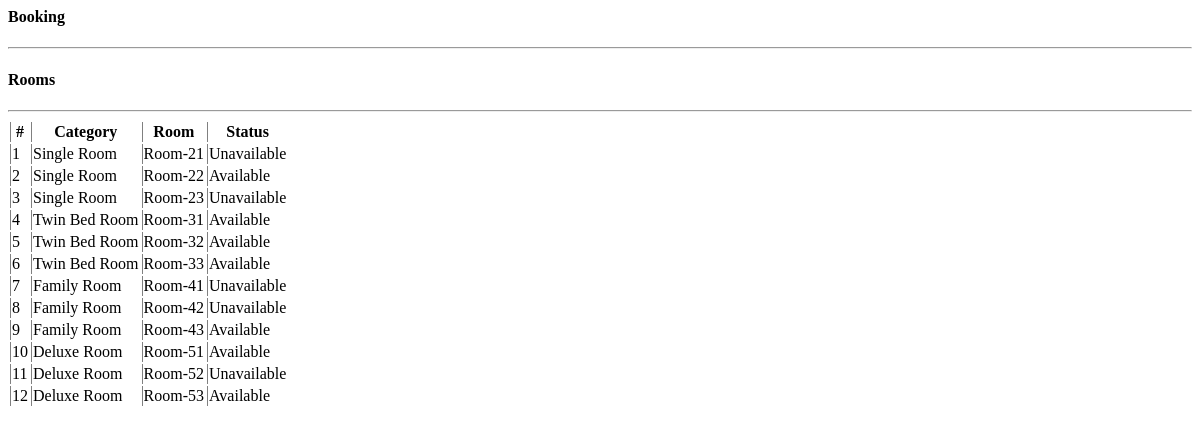
Page /admin/home.php on the committed database.
### tables this page shows
CREATE TABLE `rooms` (
  `id` int(30) NOT NULL,
  `room` varchar(30) NOT NULL,
  `category_id` int(30) NOT NULL,
  `status` tinyint(1) NOT NULL DEFAULT 0 COMMENT '0 = Available , 1= Unvailables'
);

### admin/home.php (the view, shortened to what this page needs)
<div class="containe-fluid">
	<div class="row">
		<div class="col-lg-12">
			<div class="card col-md-4 offset-2 bg-info float-left">
				<div class="card-body text-white">
					<h4 class="text-center"><b>Booking</b></h4>
					<hr>
				</div>
			</div>
			<div class="card col-md-4 offset-2 bg-primary ml-4 float-left">
				<div class="card-body text-white">
					<h4 class="text-center"><b>Rooms</b></h4>
					<hr>
				</div>
			</div>
		</div>
	</div>
</div>
<?php include('db_connect.php');?>
<div class="container-fluid">
	<div class="col-lg-12">
		<div class="row">
							<?php
							$cat = $conn->query("SELECT * FROM room_categories order by name asc ");
							while($row= $cat->fetch_assoc()) {
								$cat_name[$row['id']] = $row['name'];
								?>
							<?php
							}
							?>
			<div class="col-md-12">
				<div class="card">
					<div class="col-md-12">
						<div class="card-body">
							<table class="table table-bordered table-hover">
								<thead>
									<tr class="text-center">
										<th>#</th>
										<th>Category</th>
										<th>Room</th>
										<th>Status</th>
									</tr>
								</thead>
								<tbody>
									<?php
									$i = 1;
									$rooms = $conn->query("SELECT * FROM rooms order by id asc");
									while($row=$rooms->fetch_assoc()):
									?>
									<tr>
										<td class="text-center"><?php echo $i++ ?></td>
										<td class="text-left"><?php echo $cat_name[$row['category_id']] ?></td>
										<td class="text-left"><?php echo $row['room'] ?></td>
										<?php if($row['status'] == 0): ?>
											<td class="text-center"><span class="badge badge-success">Available</span></td>
										<?php else: ?>
											<td class="text-center"><span class="badge badge-default">Unavailable</span></td>
										<?php endif; ?>
									</tr>
									<?php endwhile; ?>
								</tbody>
							</table>
						</div>
					</div>
				</div>
			</div>
		</div>
	</div>
</div>

### admin/home.php (style rules this page uses)
table th,td { border-left:1px solid gray; }

### rows in the picture
rooms: category "Single Room", room "Room-21", status "Unavailable"
rooms: category "Single Room", room "Room-22", status "Available"
rooms: category "Single Room", room "Room-23", status "Unavailable"
rooms: category "Twin Bed Room", room "Room-31", status "Available"
rooms: category "Twin Bed Room", room "Room-32", status "Available"
rooms: category "Twin Bed Room", room "Room-33", status "Available"
rooms: category "Family Room", room "Room-41", status "Unavailable"
rooms: category "Family Room", room "Room-42", status "Unavailable"
rooms: category "Family Room", room "Room-43", status "Available"
rooms: category "Deluxe Room", room "Room-51", status "Available"
rooms: category "Deluxe Room", room "Room-52", status "Unavailable"
rooms: category "Deluxe Room", room "Room-53", status "Available"
